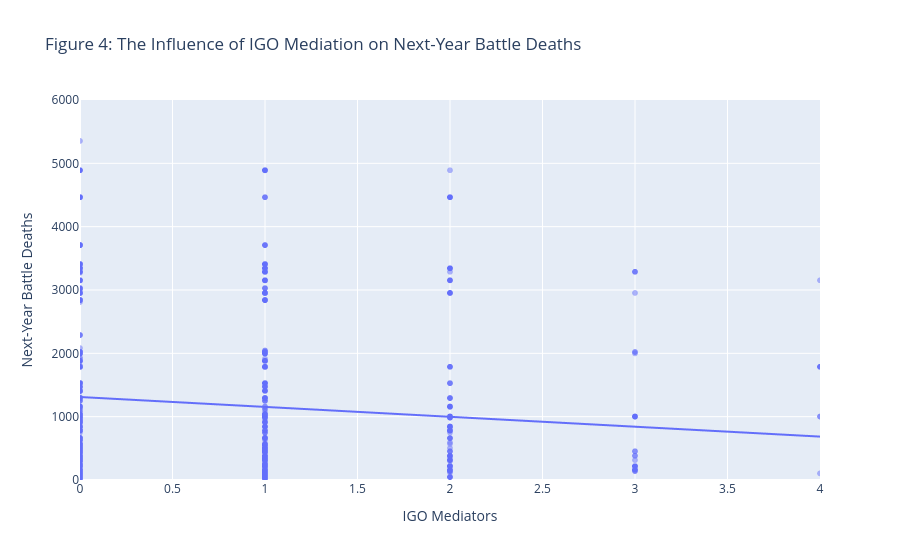

Notebook cell for this chart:
### Markdown cell above
### Figure 4: The Influence of IGO Mediation on Next-Year Battle Deaths

### Code cell
import plotly.express as px

fig = px.scatter(
    Merged_Data,
    x="IGO Mediators",
    y="Deaths in the Next Year",
    opacity=0.5,
    trendline="ols",
    labels={
        "IGO Mediators": "IGO Mediators",
        "Deaths in the Next Year": "Next-Year Battle Deaths",
    },
    title="Figure 4: The Influence of IGO Mediation on Next-Year Battle Deaths",
    range_y=[0, 6000],
    range_x=[0, 4],
)
fig.show()

### Figure 1 — Plotly figure (JSON) as saved in the notebook; plotly's stock layout.template omitted (floating-point values rounded to 4 significant figures; data arrays with more than 128 entries replaced by an {"elided": "..."} marker saying what was removed)
{"data": [{"hovertemplate": "IGO Mediators=%{x}<br>Next-Year Battle Deaths=%{y}<extra></extra>", "legendgroup": "", "marker": {"color": "#636efa", "opacity": 0.5, "symbol": "circle"}, "mode": "markers", "name": "", "showlegend": false, "type": "scattergl", "x": {"elided": "4088 float values"}, "xaxis": "x", "y": {"elided": "4088 float values"}, "yaxis": "y"}, {"hovertemplate": "<b>OLS trendline</b><br>Deaths in the Next Year = -156.319 * IGO Mediators + 1310.43<br>R<sup>2</sup>=0.006756<br><br>IGO Mediators=%{x}<br>Next-Year Battle Deaths=%{y} <b>(trend)</b><extra></extra>", "legendgroup": "", "marker": {"color": "#636efa", "symbol": "circle"}, "mode": "lines", "name": "", "showlegend": false, "type": "scattergl", "x": {"elided": "2799 float values"}, "xaxis": "x", "y": {"elided": "2799 float values"}, "yaxis": "y"}], "layout": {"legend": {"tracegroupgap": 0}, "title": {"text": "Figure 4: The Influence of IGO Mediation on Next-Year Battle Deaths"}, "xaxis": {"anchor": "y", "domain": [0, 1], "range": [0, 4], "title": {"text": "IGO Mediators"}}, "yaxis": {"anchor": "x", "domain": [0, 1], "range": [0, 6000], "title": {"text": "Next-Year Battle Deaths"}}}}
